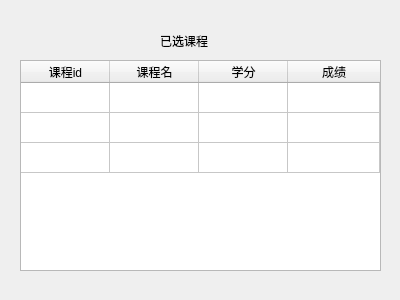
<?xml version="1.0" encoding="UTF-8"?>
<ui version="4.0">
 <class>s_2</class>
 <widget class="QDialog" name="s_2">
  <property name="geometry">
   <rect>
    <x>0</x>
    <y>0</y>
    <width>400</width>
    <height>300</height>
   </rect>
  </property>
  <property name="windowTitle">
   <string>Dialog</string>
  </property>
  <widget class="QLabel" name="label">
   <property name="geometry">
    <rect>
     <x>160</x>
     <y>20</y>
     <width>121</width>
     <height>41</height>
    </rect>
   </property>
   <property name="text">
    <string>已选课程</string>
   </property>
  </widget>
  <widget class="QTableWidget" name="tableWidget">
   <property name="geometry">
    <rect>
     <x>20</x>
     <y>60</y>
     <width>361</width>
     <height>211</height>
    </rect>
   </property>
   <property name="editTriggers">
    <set>QAbstractItemView::NoEditTriggers</set>
   </property>
   <property name="selectionBehavior">
    <enum>QAbstractItemView::SelectRows</enum>
   </property>
   <attribute name="horizontalHeaderVisible">
    <bool>true</bool>
   </attribute>
   <attribute name="horizontalHeaderCascadingSectionResizes">
    <bool>false</bool>
   </attribute>
   <attribute name="horizontalHeaderDefaultSectionSize">
    <number>89</number>
   </attribute>
   <attribute name="horizontalHeaderHighlightSections">
    <bool>true</bool>
   </attribute>
   <attribute name="horizontalHeaderShowSortIndicator" stdset="0">
    <bool>false</bool>
   </attribute>
   <attribute name="horizontalHeaderStretchLastSection">
    <bool>true</bool>
   </attribute>
   <attribute name="verticalHeaderVisible">
    <bool>false</bool>
   </attribute>
   <attribute name="verticalHeaderStretchLastSection">
    <bool>false</bool>
   </attribute>
   <row>
    <property name="text">
     <string>新建行</string>
    </property>
   </row>
   <row>
    <property name="text">
     <string>新建行</string>
    </property>
   </row>
   <row>
    <property name="text">
     <string>新建行</string>
    </property>
   </row>
   <column>
    <property name="text">
     <string>课程id</string>
    </property>
   </column>
   <column>
    <property name="text">
     <string>课程名</string>
    </property>
   </column>
   <column>
    <property name="text">
     <string>学分</string>
    </property>
   </column>
   <column>
    <property name="text">
     <string>成绩</string>
    </property>
   </column>
  </widget>
 </widget>
 <resources/>
 <connections/>
</ui>
